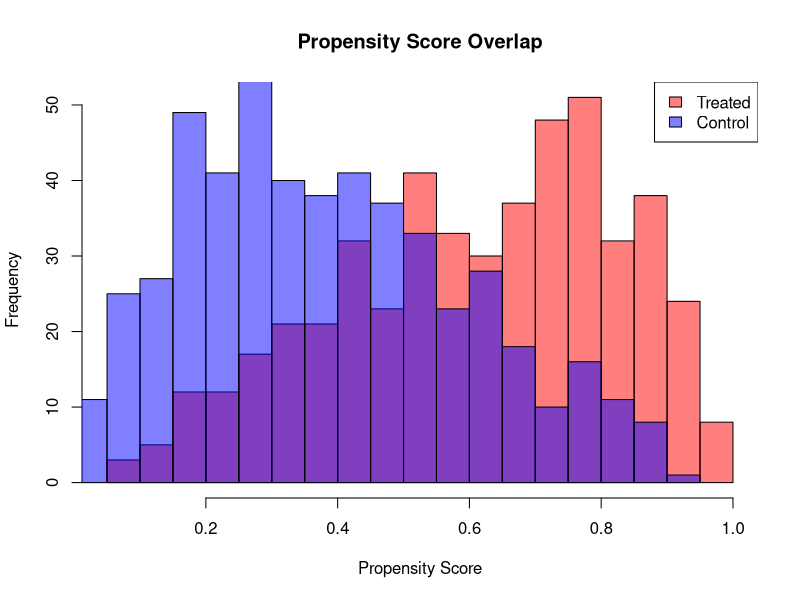

The R script that drew this image: (Note: this script raises an error after producing the figure.)
# Set seed for reproducibility
set.seed(42)

# Sample size
n <- 1000

# Covariates (similarly distributed for everyone)
x1 <- rnorm(n, mean = 0, sd = 1)
x2 <- rnorm(n, mean = 0, sd = 1)
x3 <- rnorm(n, mean = 0, sd = 1)

# Data frame of covariates
X <- data.frame(x1, x2, x3)

# Treatment assignment model — moderate coefficients → good overlap
# logit_p <- 0.2 * x1 - 0.2 * x2 + 0.1 * x3
logit_p <- 0.8 * x1 - 0.7 * x2 + 0.6 * x3
p_treat <- plogis(logit_p)  # Converts log-odds to probabilities (0–1)

# Simulate treatment assignment
treat <- rbinom(n, 1, p_treat)

# Check overlap
hist(p_treat[treat == 1], col = rgb(1, 0, 0, 0.5), main = "Propensity Score Overlap", xlab = "Propensity Score", breaks = 20)
hist(p_treat[treat == 0], col = rgb(0, 0, 1, 0.5), add = TRUE, breaks = 20)
legend("topright", legend = c("Treated", "Control"), fill = c(rgb(1, 0, 0, 0.5), rgb(0, 0, 1, 0.5)))

length(p_treat[treat == 1])
length(p_treat[treat == 0])



y1 <- 2 + 0.4 * 1 + 0.7 * x1 - 0.5 * x2 + 0.3 * x3 + rnorm(n)
y0 <- 2 +           0.7 * x1 - 0.5 * x2 + 0.3 * x3 + rnorm(n)
y <-  (y1 * treat) + (y0 * (1 - treat))
ite <- y1 - y0
ate_sim <- mean(ite)
att_sim <- mean(ite[treat == 1])
atc_sim <- mean(ite[treat == 0])

df_sim <- data.frame(y, y0, y1, ite, treat, x1, x2, x3)

head(df_sim)


# Data split
percentage_train <- 0.7
train <- sample(nrow(df_sim), percentage_train * nrow(df_sim), replace = FALSE)

data_train_sim <- df_sim[train,]
data_test_sim <- df_sim[-train,]



# BART
z <- treat
fit_ps_BART <- bartc(response = y, treatment = z, confounders = X, subset = train, method.rsp = "bart", method.trt = "bart",
                     estimand = "ate", keepTrees = TRUE)

head(fit_ps_BART$mu.hat.obs)


# For each observation in train, put them in both treatment and control  
z_0 <- rep(0, nrow(data_test_sim))
z_1 <- rep(1, nrow(data_test_sim))

prediction_ps_BART_treated <-  predict(fit_ps_BART, newdata = data.frame(X[-train,], z = z_1), type = "mu")
prediction_ps_BART_control <-  predict(fit_ps_BART, newdata = data.frame(X[-train,], z = z_0), type = "mu")

pred_means_ps_BART_treated <- colMeans(prediction_ps_BART_treated)
pred_means_ps_BART_control <- colMeans(prediction_ps_BART_control)

ite_ps_BART <- pred_means_ps_BART_treated - pred_means_ps_BART_control
ate_ps_BART <- mean(ite_ps_BART)

pehe_ps_BART <- sqrt(mean((data_test_sim$ite - ite_ps_BART)^2))


# PS scores
glm_fit_ps <- glm(treat ~ x1 + x2 + x3, family = binomial, data = df_sim)
df_sim$propensity_score <- predict(glm_fit_ps, type = "response")

hist(df_sim$propensity_score)
hist(df_sim$propensity_score[df_sim$treat == 1])
hist(df_sim$propensity_score[df_sim$treat == 0])

#--------------------------------------------------------------
#BART (two models)
treated <- data_train_sim[data_train_sim$treat == 1,]
control <- data_train_sim[data_train_sim$treat == 0,]


bart_fit_treated <- bart2(y ~ x1 + x2 + x3, data = treated, keepTrees = TRUE)
bart_fit_control <- bart2(y ~ x1 + x2 + x3, data = control, keepTrees = TRUE)

prediction_treated <- predict(bart_fit_treated, newdata = data_test_sim[c("x1", "x2", "x3")])
prediction_control <- predict(bart_fit_control, newdata = data_test_sim[c("x1", "x2", "x3")])

pred_means_treated <- colMeans(prediction_treated)
pred_means_control <- colMeans(prediction_control)

ite_two_models <- pred_means_treated - pred_means_control
ate_two_models <- mean(ite_two_models)

pehe_two_models <- sqrt(mean((data_test_sim$ite - ite_two_models)^2))


# PS matching
match_model <- matchit(treat ~ x1 + x2 + x3,
                       data = data_train_sim,
                       method = "nearest",      
                       distance = "logit")

matched_data <- match.data(match_model)
head(matched_data)

att_model <- lm(y ~ treat, data = matched_data, weights = weights)
summary(att_model)



